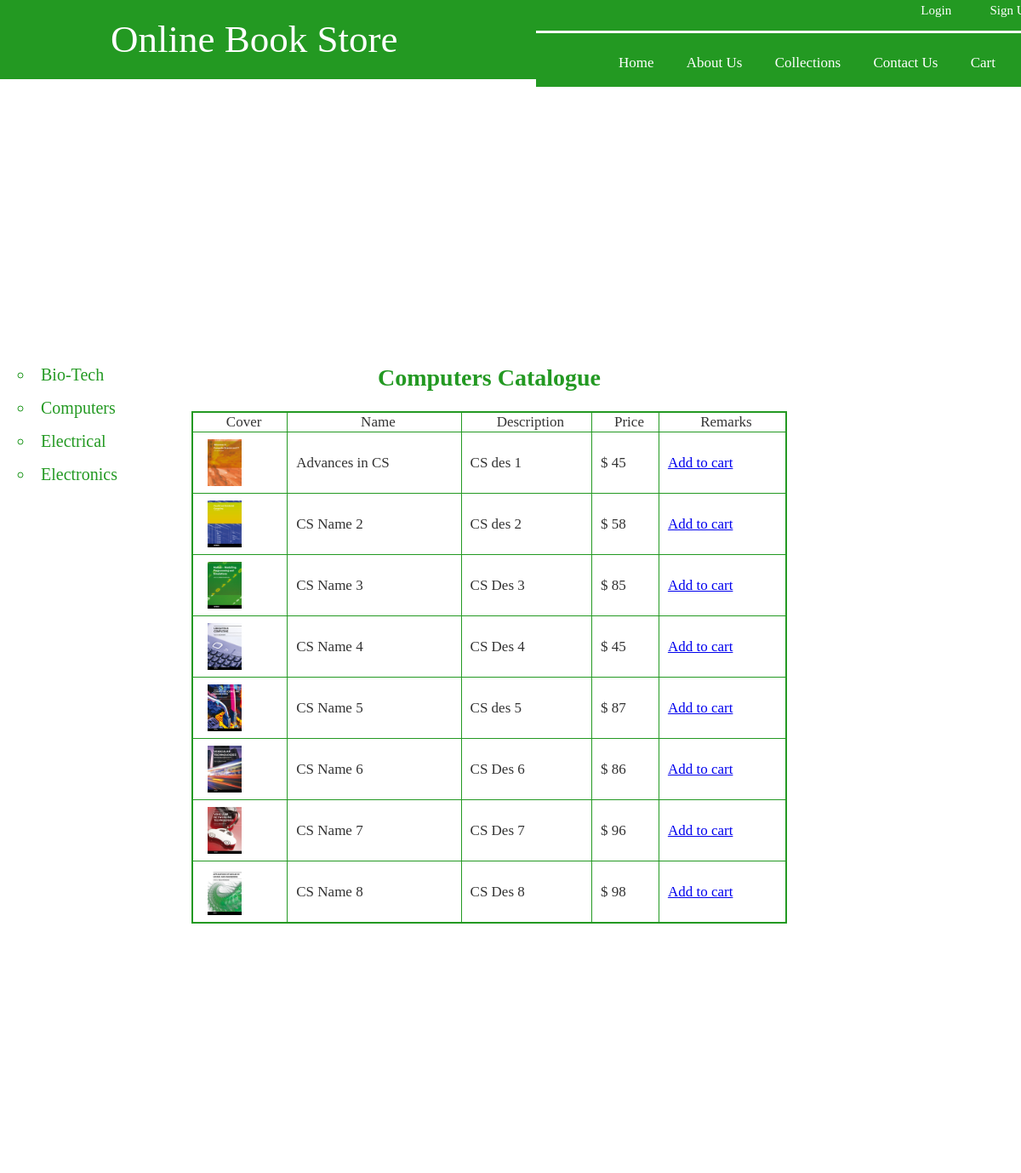
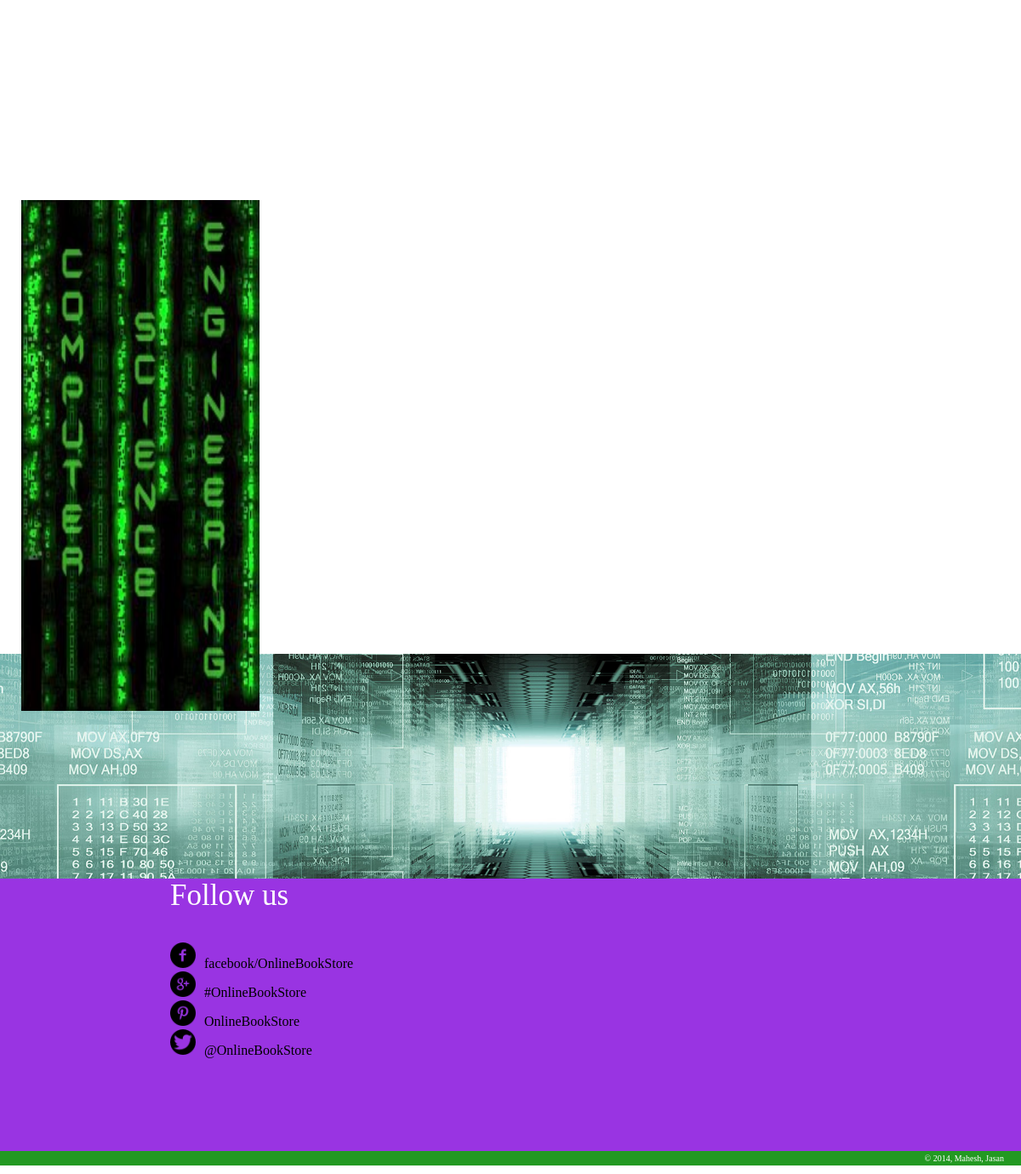
The page /computers.php on the database its author committed (2 pictures, top to bottom).
### tables this page shows
CREATE TABLE IF NOT EXISTS `products` (
  `id_product` int(11) NOT NULL AUTO_INCREMENT,
  `name` varchar(100) NOT NULL,
  `description` varchar(250) NOT NULL,
  `price` decimal(6,0) NOT NULL,
  `cat` text NOT NULL,
  PRIMARY KEY (`id_product`)
);

### productscse.php (the view, shortened to what this page needs)
<div id="hello"><center>
	<h2>Computers Catalogue</h2>
		<table style="width:700px;">
		<tr  align="center">
		<td>Cover</td>
		<td >Name</td>
		<td >Description</td>
		<td >Price</td>
		<td >Remarks</td>
		</tr>
	<tr>
		<?php
			$sql= "select * from products where cat='cse' ORDER BY name ASC";
			$query= mysql_query($sql);
			while($row=mysql_fetch_array($query))
			{
			?>
			<tr>
				<td><img src="images/cse/<?php echo $row['id_product']?>.jpg " style="height:55px;width:40px;"></td>
				<td><?php echo $row['name'] ?></td>
				<td><?php echo $row['description'] ?></td>
				<td>$ <?php echo $row['price'] ?></td>
				<td><a href="computers.php?page=productscse&action=add&id=<?php echo $row['id_product'] ?>">Add to cart</a></td>
			</tr>
		<?php
			}
		?>
	</tr>
</table>
</center></div>

### tst.css (style rules this page uses)
body { margin:0 auto; font-family: Segoe UI Light; }
#content img { width:305px; padding-top:2px; padding-right: 70px; height: 160px; float: left; }
#content table { font-size: 17px; }
#content td { font-family: segoe UI Light; color: #333; }
#content h2 { font-family: Segoe UI Light; font-size: 28px; color: #239922; }
#hello table { border-collapse:collapse; border:2px solid #239922; padding:5px; }
#hello td,th { border-collapse:collapse; border:1px solid #239922; padding-left: 10px; }
#hello img { padding: 7px; width: 80px; height: 100px; }

### rows shown on the page
products: shows a picture, name "Advances in CS", description "CS des 1", price "45"
products: shows a picture, name "CS Name 2", description "CS des 2", price "58"
products: shows a picture, name "CS Name 3", description "CS Des 3", price "85"
products: shows a picture, name "CS Name 4", description "CS Des 4", price "45"
products: shows a picture, name "CS Name 5", description "CS des 5", price "87"
products: shows a picture, name "CS Name 6", description "CS Des 6", price "86"
products: shows a picture, name "CS Name 7", description "CS Des 7", price "96"
products: shows a picture, name "CS Name 8", description "CS Des 8", price "98"
